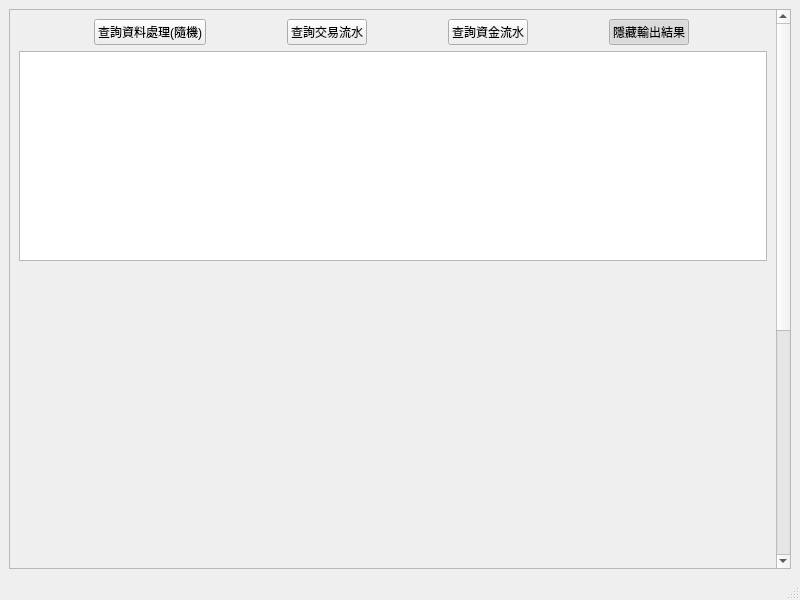
<?xml version="1.0" encoding="UTF-8"?>
<ui version="4.0">
 <class>MainWindow</class>
 <widget class="QMainWindow" name="MainWindow">
  <property name="geometry">
   <rect>
    <x>0</x>
    <y>0</y>
    <width>800</width>
    <height>600</height>
   </rect>
  </property>
  <property name="windowTitle">
   <string>MainWindow</string>
  </property>
  <widget class="QWidget" name="centralwidget">
   <layout class="QVBoxLayout" name="verticalLayout_3">
    <item>
     <widget class="QScrollArea" name="scrollArea">
      <property name="widgetResizable">
       <bool>true</bool>
      </property>
      <widget class="QWidget" name="scrollAreaWidgetContents">
       <property name="geometry">
        <rect>
         <x>0</x>
         <y>0</y>
         <width>763</width>
         <height>967</height>
        </rect>
       </property>
       <layout class="QVBoxLayout" name="verticalLayout_2">
        <item>
         <layout class="QVBoxLayout" name="verticalLayout">
          <item>
           <layout class="QHBoxLayout" name="horizontalLayout_2">
            <item>
             <widget class="QPushButton" name="pushButton_show_dataPre">
              <property name="sizePolicy">
               <sizepolicy hsizetype="Fixed" vsizetype="Fixed">
                <horstretch>0</horstretch>
                <verstretch>0</verstretch>
               </sizepolicy>
              </property>
              <property name="text">
               <string>查詢資料處理(隨機)</string>
              </property>
             </widget>
            </item>
            <item>
             <widget class="QPushButton" name="pushButton_show_trade_flow">
              <property name="sizePolicy">
               <sizepolicy hsizetype="Fixed" vsizetype="Fixed">
                <horstretch>0</horstretch>
                <verstretch>0</verstretch>
               </sizepolicy>
              </property>
              <property name="text">
               <string>查詢交易流水</string>
              </property>
             </widget>
            </item>
            <item>
             <widget class="QPushButton" name="pushButton_show_money_flow">
              <property name="sizePolicy">
               <sizepolicy hsizetype="Fixed" vsizetype="Fixed">
                <horstretch>0</horstretch>
                <verstretch>0</verstretch>
               </sizepolicy>
              </property>
              <property name="text">
               <string>查詢資金流水</string>
              </property>
             </widget>
            </item>
            <item>
             <widget class="QPushButton" name="pushButton_hide_output">
              <property name="sizePolicy">
               <sizepolicy hsizetype="Fixed" vsizetype="Fixed">
                <horstretch>0</horstretch>
                <verstretch>0</verstretch>
               </sizepolicy>
              </property>
              <property name="text">
               <string>隱藏輸出結果</string>
              </property>
              <property name="checkable">
               <bool>true</bool>
              </property>
              <property name="checked">
               <bool>true</bool>
              </property>
             </widget>
            </item>
           </layout>
          </item>
          <item>
           <widget class="QTableWidget" name="tableWidget">
            <property name="minimumSize">
             <size>
              <width>0</width>
              <height>210</height>
             </size>
            </property>
           </widget>
          </item>
          <item>
           <widget class="MatplotlibWidget" name="matplotlibwidget_static" native="true">
            <property name="minimumSize">
             <size>
              <width>0</width>
              <height>700</height>
             </size>
            </property>
           </widget>
          </item>
         </layout>
        </item>
       </layout>
      </widget>
     </widget>
    </item>
   </layout>
  </widget>
  <widget class="QMenuBar" name="menubar">
   <property name="geometry">
    <rect>
     <x>0</x>
     <y>0</y>
     <width>800</width>
     <height>23</height>
    </rect>
   </property>
  </widget>
  <widget class="QStatusBar" name="statusbar"/>
 </widget>
 <customwidgets>
  <customwidget>
   <class>MatplotlibWidget</class>
   <extends>QWidget</extends>
   <header>MatplotlibWidget</header>
   <container>1</container>
  </customwidget>
 </customwidgets>
 <resources/>
 <connections>
  <connection>
   <sender>pushButton_hide_output</sender>
   <signal>clicked(bool)</signal>
   <receiver>tableWidget</receiver>
   <slot>setVisible(bool)</slot>
   <hints>
    <hint type="sourcelabel">
     <x>647</x>
     <y>55</y>
    </hint>
    <hint type="destinationlabel">
     <x>573</x>
     <y>122</y>
    </hint>
   </hints>
  </connection>
 </connections>
</ui>
